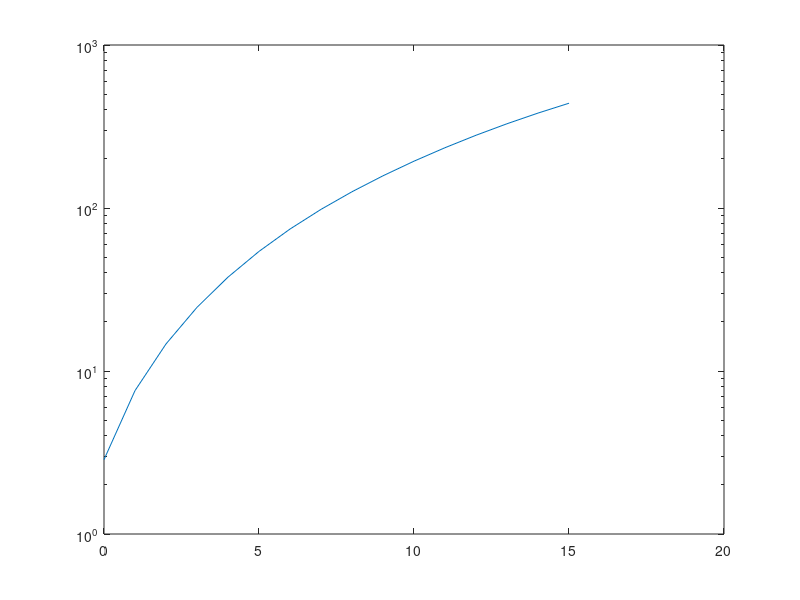

The MATLAB source for this figure: (Note: this script raises an error after producing the figure.)
clear ; clc

NumBitsPerSym = 4;
NumSym = 100;
NumFrame = 100;

h2db = 0:1:15;
ber = zeros(size(h2db));
NumBitsErr = 0
for i = 1:length(h2db);
    for k = 1 :NumFrame
        BitsIn = randi([0 1], k*NumSym*NumBitsPerSym,1);
        SigMod = qammod(BitsIn,2^NumBitsPerSym);
        
        Constellation = [sqrt(2) + j*sqrt(2),sqrt(2) - j*sqrt(2),-sqrt(2) + j*sqrt(2),-sqrt(2) - j*sqrt(2)];
        Ps = mean(abs(Constellation));
        Pb = Ps/NumBitsPerSym;
        Var = Pb*10^(h2db(i)/10);
        Noise = (randn(size(SigMod))+1*j*randn(size(SigMod)))*sqrt(Var/2);
        SigRx = SigMod + Noise;
        BitsOut = qamdemod(SigRx,2^NumBitsPerSym);
        NumBitsErr = NumBitsErr+biterr(BitsIn,BitsOut);
    end
    Ber(i) = NumBitsErr/(k*NumSym*NumBitsPerSym);
end
figure(1)
semilogy(h2db,Ber);


hold on

% Ber_teor = berawgn('qam',2^NumBitsPerSym,1);
Ber_teor = berawgn(h2db,'qam',2^NumBitsPerSym);
semilogy(h2db,Ber_teor)

%Peakfactor%
%mean(/s(t)/^2)%

%% Разбор кода банга

 clear ; clc, close all

sps = 100; % Количество точек импульса
pulse = cos(1.5*pi+pi*(0:1/sps:0.999)).^4; % Создаём импульс
% plot(pulse) % График импульса

M = 16;
%Bits_per_sym = log2(M); % Проверил количество битов на символ

NumBitsPerSym = 4;  % Количество бит которыми кодируется один символ
NumSym = 100;       % Количество символов в одном кадре    
NumFrame = 15;     % Количество Кадров [Весь сигнал = Количество кадров * Символы* бит на символ]

h2db = 0:1:10;      % Отношения сигнал шум
ber = zeros(size(h2db)); % Генерируем нулевую матрицу размера размаха SNR


 for i = 1:length(h2db)  % Цикл по каждому из значений SNR
     NumBitsErr = 0 ;    % Изначальное количество битовых ошибок инициализируем нулём
     for k = 1 :NumFrame  % Цикл по каждому кадру (Хз)
        %BitsIn = randi([0 15], NumSym*NumBitsPerSym,1);  % Инициализируем входной стигнал случайными 
        % числами от 0 до 15 , размера длительности всего сигнала ( если умножить на кадр)
        BitsIn = randi([0 1],k*NumSym*NumBitsPerSym,1); %% 0|1
        SigMod = qammod(BitsIn,M,'InputType','bit'); %% Подаём последовательность 0 | 1 на модулятор 
        % и получаем модулированные QAM - 16 значения
        %scatterplot(SigMod), grid on,hold on  % График созвездия
        
        % Формируем шум
        Constellation = [-3 -3i 3 3i -3 -3-3i -3i 3-3i 3 3+3i 3i -3+3i -1 -1i 1 1i];
        Ps = mean(abs(Constellation).^2);
        Pb = Ps/NumBitsPerSym;
        Var = Pb*10^(-h2db(i)/10);
        Noise = (randn(size(SigMod))+1*1j*randn(size(SigMod)))*sqrt(Var/2);

        % Формируем модулированный сигнал
        SigRx = SigMod + Noise; % Добавляем шум к модулированной последовательности

        %h = scatterplot(SigRx), hold on, scatterplot(SigMod,[],[],'r*',h)  % График созвездия с шумом

        baseband = upfirdn(SigRx,pulse,sps); % Переносим последовательность символов на синусоидe
       
        % Демодулируем сигнал
        %SigDe   = decimate(baseband,sps);
        SigDe   = downsample(baseband,sps,sps/2);
        BitsOut = qamdemod(SigDe,M,'OutputType','bit');
        NumBitsErr = NumBitsErr+biterr(BitsIn,BitsOut);


     end
    ber(i) = NumBitsErr/(k*NumSym*NumBitsPerSym);
 end
        figure
        subplot(3,1,1)
        plot(real(baseband)),grid on, hold on % Вещественная часть QAM - 16 через Cos^4
        title('Вещественная часть Cos^4')
        subplot(3,1,2)
        plot(imag(baseband)),grid on % Мнимая часть QAM - 16 через Cos^4
        title('Вещественная часть Cos^4')

subplot(3,1,3)                                                            
semilogy(h2db,ber),hold on, grid on;

Ber_teor = berawgn(h2db,'qam',2^NumBitsPerSym);
semilogy(h2db,Ber_teor);
title('Сравнение теоретической и полученной ошибок в битах');

figure
subplot(2,1,1) 
pspectrum(baseband);
subplot(2,1,2)
pwelch(baseband,[],[],[],[],'centered')

h = scatterplot(SigRx); hold on, scatterplot(SigMod,[],[],'r*',h)

figure
plot(BitsIn,'b-'), grid on, hold on,xlim([0 50]),ylim([-0.5 1.5]),title('BitsIn, BitsOut')
plot(BitsOut,'x'),legend;